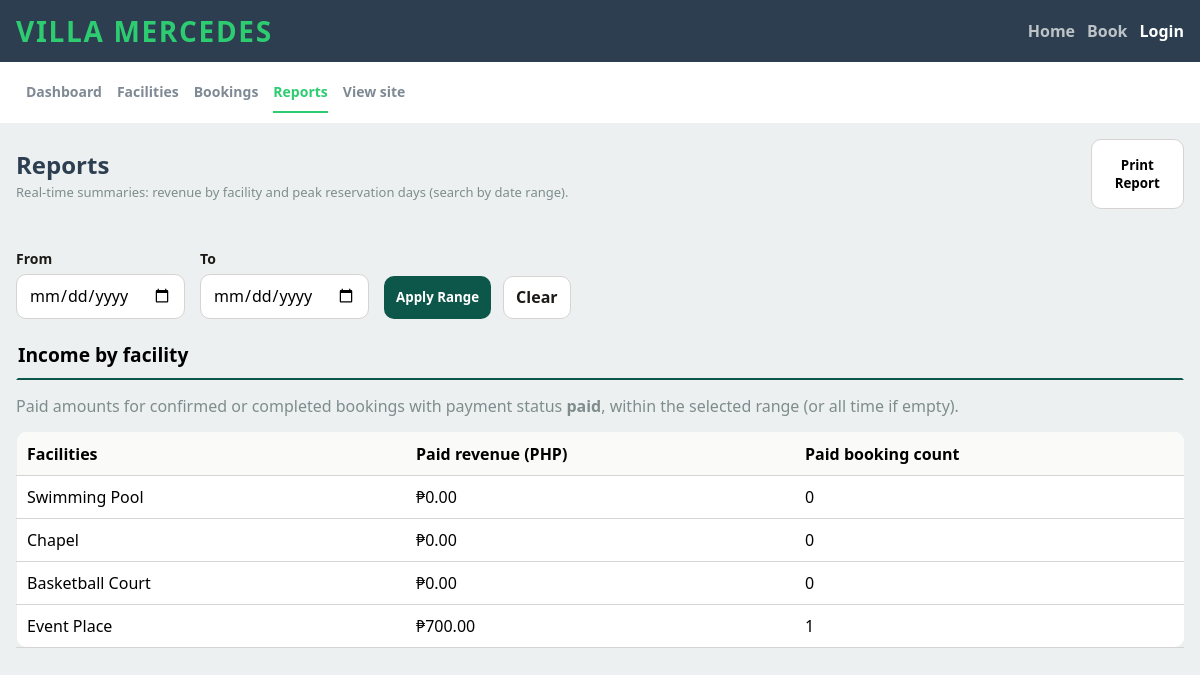
Page /admin/reports.php on the earlier database version.
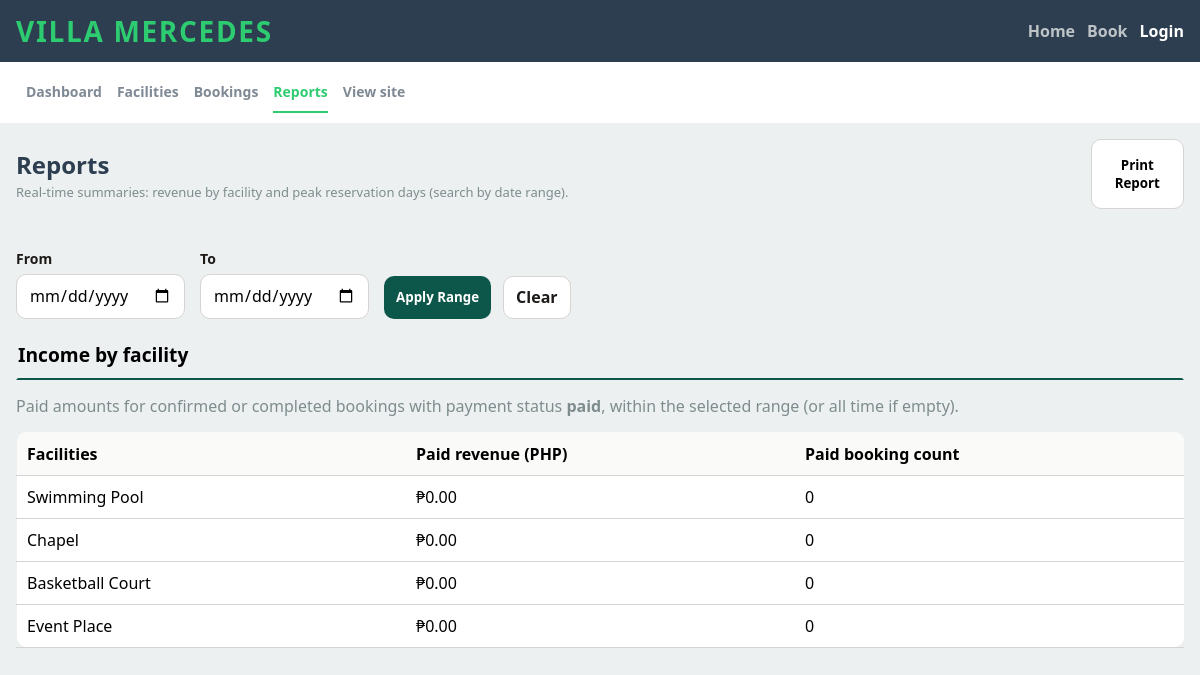
Same page on the later database version.
### tables this page shows
CREATE TABLE IF NOT EXISTS `facilities` (
  `id` int NOT NULL AUTO_INCREMENT,
  `name` varchar(255) NOT NULL,
  `description` text NOT NULL,
  `image_filename` varchar(255) DEFAULT NULL,
  `capacity` int NOT NULL,
  `rate_amount` decimal(10,2) NOT NULL,
  `rate_unit` enum('Per Day','Per Session') NOT NULL,
  `created_at` timestamp NULL DEFAULT CURRENT_TIMESTAMP,
  PRIMARY KEY (`id`)
);

### utils/helper.php (called while the page is built, shortened)
<?php
function e(?string $value): string
{
    return htmlspecialchars((string) $value, ENT_QUOTES | ENT_HTML5, 'UTF-8');
}

### admin/reports.php (the view, shortened to what the changed rows need)
<?php
require_once '../utils/helper.php';
$conn = connection();
$dateFrom = $_GET['date-from'] ?? '';
$dateTo   = $_GET['date-to'] ?? '';
$stmt = $conn->prepare("SELECT * FROM facilities");
$stmt->execute();
$facilities = $stmt->get_result();
?>
<!DOCTYPE html>
<html lang="en">
<head>
    <link rel="stylesheet" href="../resources/css/header-footer.css">
    <link rel="stylesheet" href="../resources/css/admin-nav.css">
    <link rel="stylesheet" href="../resources/css/admin-reports.css">
</head>
<body>
    <main class="reports-main">
        <div class="page-head">
            <div>
                <h2>Reports</h2>
            </div>
        </div>
        <section class="reports-section">
            <h2>Income by facility</h2>
            <table>
                <thead>
                    <th>Facilities</th>
                    <th>Paid revenue (PHP)</th>
                    <th>Paid booking count</th>
                </thead>
                <tbody>
                    <?php if ($facilities->num_rows > 0): ?>
                        <?php while ($row = $facilities->fetch_assoc()): ?>
                            <?php
                        $sql = "
                            SELECT
                            COUNT(*) AS total_bookings,
                            COALESCE(SUM(payment_amount), 0) AS total_revenue
                            FROM bookings
                            WHERE facility_id = ?
                            AND status IN ('Confirmed', 'Completed')
                            AND payment_status = 'Paid'
                            ";
                    $stmt2 = $conn->prepare($sql);
                    if ($dateFrom !== '' && $dateTo !== '') {
                        $stmt2->bind_param("iss", $row['id'], $dateFrom, $dateTo);
                    } else {
                        $stmt2->bind_param("i", $row['id']);
                    }
                    $stmt2->execute();
                        $data = $stmt2->get_result()->fetch_assoc();
                     $total_revenue = $data['total_revenue'] ?? 0;
                    $booking_count = $data['total_bookings'] ?? 0;
                    ?>
                <tr>
                    <td><?= e($row['name']) ?></td>
                    <td>₱<?= number_format($total_revenue, 2) ?></td>
                    <td><?= $booking_count ?></td>
                </tr>
                    <?php endwhile; ?>
            <?php else: ?>
                <tr>
                        <td colspan="3" class="no-data">No facilities found</td>
                </tr>
                        <?php endif; ?>
                </tbody>
            </table>
        </section>
    </main>
</body>
</html>

Differences in the rows shown:
changed facilities "Event Place": total_revenue "700.00" → "0.00"; booking_count "1" → "0"
